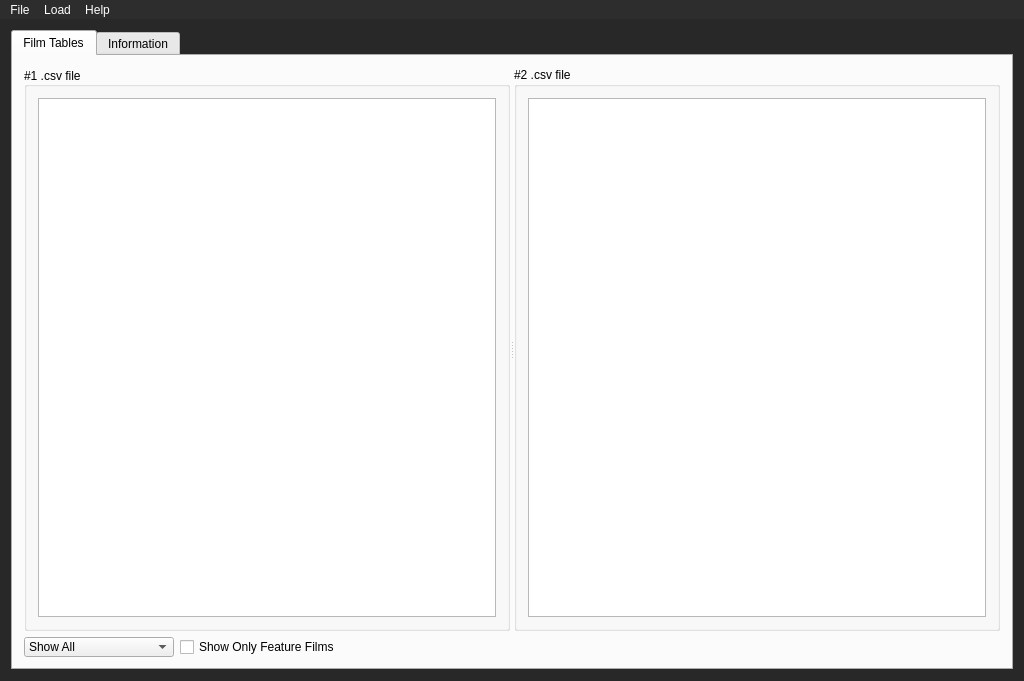
<?xml version="1.0" encoding="UTF-8"?>
<ui version="4.0">
 <class>mainwindowClass</class>
 <widget class="QMainWindow" name="mainwindowClass">
  <property name="enabled">
   <bool>true</bool>
  </property>
  <property name="geometry">
   <rect>
    <x>0</x>
    <y>0</y>
    <width>1024</width>
    <height>681</height>
   </rect>
  </property>
  <property name="sizePolicy">
   <sizepolicy hsizetype="Expanding" vsizetype="Expanding">
    <horstretch>0</horstretch>
    <verstretch>0</verstretch>
   </sizepolicy>
  </property>
  <property name="minimumSize">
   <size>
    <width>300</width>
    <height>200</height>
   </size>
  </property>
  <property name="maximumSize">
   <size>
    <width>16777215</width>
    <height>16777215</height>
   </size>
  </property>
  <property name="acceptDrops">
   <bool>true</bool>
  </property>
  <property name="windowTitle">
   <string>IMDb Comparator</string>
  </property>
  <property name="windowIcon">
   <iconset resource="mainwindow.qrc">
    <normaloff>:/icons/32x32/Resources/icon/32x32/IMDb-Comparator.ico</normaloff>:/icons/32x32/Resources/icon/32x32/IMDb-Comparator.ico</iconset>
  </property>
  <property name="styleSheet">
   <string notr="true">QMainWindow{
	background-color:#282828;
}

QMenuBar{
	background-color:#2d2d2d;
}

QMenuBar::item{
	background-color:#2d2d2d;
	color:#fff;
}

QMenuBar::item:selected{
	background: #404040;
}

QMenu{
	background-color:#1a1a1a;
	color:#fff;
	padding:0;
}

QMenu::item:selected{
	background-color:#343434;
	color:#fff;
}

QSplitter::handle{
    
}

QStatusBar{
	background-color:#2d2d2d;
	color:#fff;
}

</string>
  </property>
  <property name="tabShape">
   <enum>QTabWidget::Rounded</enum>
  </property>
  <widget class="QWidget" name="centralWidget">
   <property name="acceptDrops">
    <bool>true</bool>
   </property>
   <layout class="QHBoxLayout" name="horizontalLayout_3">
    <item>
     <layout class="QVBoxLayout" name="verticalLayout_2" stretch="3">
      <item>
       <widget class="QTabWidget" name="tabWidget">
        <property name="focusPolicy">
         <enum>Qt::TabFocus</enum>
        </property>
        <property name="tabPosition">
         <enum>QTabWidget::North</enum>
        </property>
        <property name="tabShape">
         <enum>QTabWidget::Rounded</enum>
        </property>
        <property name="currentIndex">
         <number>0</number>
        </property>
        <property name="iconSize">
         <size>
          <width>16</width>
          <height>16</height>
         </size>
        </property>
        <property name="elideMode">
         <enum>Qt::ElideNone</enum>
        </property>
        <property name="usesScrollButtons">
         <bool>true</bool>
        </property>
        <property name="documentMode">
         <bool>false</bool>
        </property>
        <property name="tabsClosable">
         <bool>false</bool>
        </property>
        <property name="movable">
         <bool>false</bool>
        </property>
        <property name="tabBarAutoHide">
         <bool>false</bool>
        </property>
        <widget class="QWidget" name="tab">
         <attribute name="title">
          <string>Film Tables</string>
         </attribute>
         <layout class="QVBoxLayout" name="verticalLayout_3" stretch="100,1">
          <item>
           <layout class="QHBoxLayout" name="horizontalLayout" stretch="0">
            <property name="spacing">
             <number>6</number>
            </property>
            <property name="topMargin">
             <number>0</number>
            </property>
            <property name="bottomMargin">
             <number>0</number>
            </property>
            <item>
             <widget class="QSplitter" name="splitter_4">
              <property name="frameShape">
               <enum>QFrame::NoFrame</enum>
              </property>
              <property name="orientation">
               <enum>Qt::Horizontal</enum>
              </property>
              <property name="opaqueResize">
               <bool>true</bool>
              </property>
              <property name="handleWidth">
               <number>4</number>
              </property>
              <property name="childrenCollapsible">
               <bool>false</bool>
              </property>
              <widget class="QGroupBox" name="groupBox_1">
               <property name="enabled">
                <bool>true</bool>
               </property>
               <property name="sizePolicy">
                <sizepolicy hsizetype="Expanding" vsizetype="Expanding">
                 <horstretch>0</horstretch>
                 <verstretch>0</verstretch>
                </sizepolicy>
               </property>
               <property name="minimumSize">
                <size>
                 <width>25</width>
                 <height>0</height>
                </size>
               </property>
               <property name="acceptDrops">
                <bool>true</bool>
               </property>
               <property name="toolTip">
                <string/>
               </property>
               <property name="statusTip">
                <string/>
               </property>
               <property name="styleSheet">
                <string notr="true"/>
               </property>
               <property name="title">
                <string>#1 .csv file</string>
               </property>
               <property name="alignment">
                <set>Qt::AlignLeading|Qt::AlignLeft|Qt::AlignVCenter</set>
               </property>
               <property name="flat">
                <bool>false</bool>
               </property>
               <property name="checkable">
                <bool>false</bool>
               </property>
               <layout class="QHBoxLayout" name="horizontalLayout_2">
                <item>
                 <widget class="QTableView" name="tableView_1">
                  <property name="sizePolicy">
                   <sizepolicy hsizetype="Expanding" vsizetype="Expanding">
                    <horstretch>0</horstretch>
                    <verstretch>0</verstretch>
                   </sizepolicy>
                  </property>
                  <property name="acceptDrops">
                   <bool>true</bool>
                  </property>
                  <property name="frameShape">
                   <enum>QFrame::StyledPanel</enum>
                  </property>
                  <property name="sizeAdjustPolicy">
                   <enum>QAbstractScrollArea::AdjustIgnored</enum>
                  </property>
                  <attribute name="horizontalHeaderCascadingSectionResizes">
                   <bool>false</bool>
                  </attribute>
                  <attribute name="verticalHeaderCascadingSectionResizes">
                   <bool>false</bool>
                  </attribute>
                 </widget>
                </item>
               </layout>
              </widget>
              <widget class="QGroupBox" name="groupBox_2">
               <property name="sizePolicy">
                <sizepolicy hsizetype="Expanding" vsizetype="Expanding">
                 <horstretch>0</horstretch>
                 <verstretch>0</verstretch>
                </sizepolicy>
               </property>
               <property name="minimumSize">
                <size>
                 <width>25</width>
                 <height>0</height>
                </size>
               </property>
               <property name="acceptDrops">
                <bool>true</bool>
               </property>
               <property name="title">
                <string>#2 .csv file</string>
               </property>
               <property name="flat">
                <bool>false</bool>
               </property>
               <layout class="QVBoxLayout" name="verticalLayout">
                <item>
                 <widget class="QTableView" name="tableView_2">
                  <property name="sizePolicy">
                   <sizepolicy hsizetype="Expanding" vsizetype="Expanding">
                    <horstretch>0</horstretch>
                    <verstretch>0</verstretch>
                   </sizepolicy>
                  </property>
                  <property name="acceptDrops">
                   <bool>true</bool>
                  </property>
                 </widget>
                </item>
               </layout>
              </widget>
             </widget>
            </item>
           </layout>
          </item>
          <item>
           <layout class="QHBoxLayout" name="horizontalLayout_4" stretch="0,0,0">
            <property name="sizeConstraint">
             <enum>QLayout::SetDefaultConstraint</enum>
            </property>
            <property name="leftMargin">
             <number>0</number>
            </property>
            <property name="topMargin">
             <number>0</number>
            </property>
            <property name="rightMargin">
             <number>0</number>
            </property>
            <property name="bottomMargin">
             <number>0</number>
            </property>
            <item>
             <widget class="QComboBox" name="comboBox">
              <property name="sizePolicy">
               <sizepolicy hsizetype="Fixed" vsizetype="Fixed">
                <horstretch>0</horstretch>
                <verstretch>0</verstretch>
               </sizepolicy>
              </property>
              <property name="minimumSize">
               <size>
                <width>100</width>
                <height>20</height>
               </size>
              </property>
              <property name="maximumSize">
               <size>
                <width>150</width>
                <height>20</height>
               </size>
              </property>
              <property name="layoutDirection">
               <enum>Qt::LeftToRight</enum>
              </property>
              <item>
               <property name="text">
                <string>Show All</string>
               </property>
              </item>
              <item>
               <property name="text">
                <string>Remove Duplicates</string>
               </property>
              </item>
              <item>
               <property name="text">
                <string>Only Show Duplicates</string>
               </property>
              </item>
             </widget>
            </item>
            <item>
             <widget class="QCheckBox" name="checkBox_featureFilms">
              <property name="sizePolicy">
               <sizepolicy hsizetype="Fixed" vsizetype="Fixed">
                <horstretch>0</horstretch>
                <verstretch>0</verstretch>
               </sizepolicy>
              </property>
              <property name="text">
               <string>Show Only Feature Films</string>
              </property>
             </widget>
            </item>
            <item>
             <spacer name="horizontalSpacer">
              <property name="orientation">
               <enum>Qt::Horizontal</enum>
              </property>
              <property name="sizeHint" stdset="0">
               <size>
                <width>40</width>
                <height>20</height>
               </size>
              </property>
             </spacer>
            </item>
           </layout>
          </item>
         </layout>
        </widget>
        <widget class="QWidget" name="tab_2">
         <attribute name="title">
          <string>Information</string>
         </attribute>
         <layout class="QHBoxLayout" name="horizontalLayout_7">
          <item>
           <layout class="QHBoxLayout" name="horizontalLayout_10">
            <item>
             <widget class="QGroupBox" name="groupBox_infoPage_1">
              <property name="title">
               <string>#1 .csv file</string>
              </property>
              <widget class="QLabel" name="label_numHrs_1">
               <property name="geometry">
                <rect>
                 <x>11</x>
                 <y>20</y>
                 <width>200</width>
                 <height>30</height>
                </rect>
               </property>
               <property name="maximumSize">
                <size>
                 <width>200</width>
                 <height>30</height>
                </size>
               </property>
               <property name="font">
                <font>
                 <family>Consolas</family>
                 <pointsize>28</pointsize>
                </font>
               </property>
               <property name="text">
                <string>NUM_HRS</string>
               </property>
              </widget>
              <widget class="QLabel" name="label_numHrs_1b">
               <property name="geometry">
                <rect>
                 <x>11</x>
                 <y>50</y>
                 <width>150</width>
                 <height>15</height>
                </rect>
               </property>
               <property name="maximumSize">
                <size>
                 <width>150</width>
                 <height>15</height>
                </size>
               </property>
               <property name="font">
                <font>
                 <family>Consolas</family>
                 <weight>50</weight>
                 <italic>true</italic>
                 <bold>false</bold>
                 <strikeout>false</strikeout>
                 <kerning>true</kerning>
                </font>
               </property>
               <property name="text">
                <string>Film hours on record</string>
               </property>
              </widget>
              <widget class="QLabel" name="label_numHrs_filter_1">
               <property name="geometry">
                <rect>
                 <x>10</x>
                 <y>70</y>
                 <width>250</width>
                 <height>30</height>
                </rect>
               </property>
               <property name="maximumSize">
                <size>
                 <width>250</width>
                 <height>30</height>
                </size>
               </property>
               <property name="font">
                <font>
                 <family>Consolas</family>
                 <pointsize>28</pointsize>
                </font>
               </property>
               <property name="text">
                <string>FILTER_NUM_HRS</string>
               </property>
              </widget>
              <widget class="QLabel" name="label_numHrs_filter_1b">
               <property name="geometry">
                <rect>
                 <x>10</x>
                 <y>100</y>
                 <width>200</width>
                 <height>15</height>
                </rect>
               </property>
               <property name="maximumSize">
                <size>
                 <width>200</width>
                 <height>15</height>
                </size>
               </property>
               <property name="font">
                <font>
                 <family>Consolas</family>
                 <weight>50</weight>
                 <italic>true</italic>
                 <bold>false</bold>
                 <strikeout>false</strikeout>
                 <kerning>true</kerning>
                </font>
               </property>
               <property name="text">
                <string>Film (Filter) hours on record</string>
               </property>
              </widget>
              <zorder>label_numHrs_1b</zorder>
              <zorder>label_numHrs_1</zorder>
              <zorder>label_numHrs_filter_1</zorder>
              <zorder>label_numHrs_filter_1b</zorder>
             </widget>
            </item>
            <item>
             <widget class="QGroupBox" name="groupBox_infoPage_2">
              <property name="title">
               <string>#2 .csv file</string>
              </property>
              <widget class="QLabel" name="label_numHrs_2">
               <property name="geometry">
                <rect>
                 <x>11</x>
                 <y>20</y>
                 <width>200</width>
                 <height>30</height>
                </rect>
               </property>
               <property name="maximumSize">
                <size>
                 <width>200</width>
                 <height>30</height>
                </size>
               </property>
               <property name="font">
                <font>
                 <family>Consolas</family>
                 <pointsize>28</pointsize>
                </font>
               </property>
               <property name="text">
                <string>NUM_HRS_2</string>
               </property>
              </widget>
              <widget class="QLabel" name="label_numHrs_2b">
               <property name="geometry">
                <rect>
                 <x>11</x>
                 <y>50</y>
                 <width>150</width>
                 <height>15</height>
                </rect>
               </property>
               <property name="maximumSize">
                <size>
                 <width>150</width>
                 <height>15</height>
                </size>
               </property>
               <property name="font">
                <font>
                 <family>Consolas</family>
                 <weight>50</weight>
                 <italic>true</italic>
                 <bold>false</bold>
                 <strikeout>false</strikeout>
                 <kerning>true</kerning>
                </font>
               </property>
               <property name="text">
                <string>Film hours on record</string>
               </property>
              </widget>
              <widget class="QLabel" name="label_numHrs_filter_2">
               <property name="geometry">
                <rect>
                 <x>10</x>
                 <y>70</y>
                 <width>250</width>
                 <height>30</height>
                </rect>
               </property>
               <property name="maximumSize">
                <size>
                 <width>250</width>
                 <height>30</height>
                </size>
               </property>
               <property name="font">
                <font>
                 <family>Consolas</family>
                 <pointsize>28</pointsize>
                </font>
               </property>
               <property name="text">
                <string>FILTER_NUM_HRS_2</string>
               </property>
              </widget>
              <widget class="QLabel" name="label_numHrs_filter_2b">
               <property name="geometry">
                <rect>
                 <x>10</x>
                 <y>100</y>
                 <width>200</width>
                 <height>15</height>
                </rect>
               </property>
               <property name="maximumSize">
                <size>
                 <width>200</width>
                 <height>15</height>
                </size>
               </property>
               <property name="font">
                <font>
                 <family>Consolas</family>
                 <weight>50</weight>
                 <italic>true</italic>
                 <bold>false</bold>
                 <strikeout>false</strikeout>
                 <kerning>true</kerning>
                </font>
               </property>
               <property name="text">
                <string>Film (Filter) hours on record</string>
               </property>
              </widget>
             </widget>
            </item>
           </layout>
          </item>
         </layout>
        </widget>
       </widget>
      </item>
     </layout>
    </item>
   </layout>
  </widget>
  <widget class="QMenuBar" name="menuBar">
   <property name="geometry">
    <rect>
     <x>0</x>
     <y>0</y>
     <width>1024</width>
     <height>21</height>
    </rect>
   </property>
   <property name="acceptDrops">
    <bool>false</bool>
   </property>
   <widget class="QMenu" name="menuFile">
    <property name="acceptDrops">
     <bool>false</bool>
    </property>
    <property name="title">
     <string>File</string>
    </property>
    <addaction name="actionExit"/>
   </widget>
   <widget class="QMenu" name="menuHelp">
    <property name="acceptDrops">
     <bool>false</bool>
    </property>
    <property name="title">
     <string>Help</string>
    </property>
    <addaction name="actionAbout"/>
    <addaction name="actionHelp"/>
   </widget>
   <widget class="QMenu" name="menuLoad">
    <property name="acceptDrops">
     <bool>false</bool>
    </property>
    <property name="title">
     <string>Load</string>
    </property>
    <addaction name="actionLoad_File_1"/>
    <addaction name="actionLoad_File_2"/>
   </widget>
   <addaction name="menuFile"/>
   <addaction name="menuLoad"/>
   <addaction name="menuHelp"/>
  </widget>
  <action name="actionExit">
   <property name="text">
    <string>Exit</string>
   </property>
  </action>
  <action name="actionAbout">
   <property name="text">
    <string>About</string>
   </property>
  </action>
  <action name="actionHelp">
   <property name="text">
    <string>Help</string>
   </property>
  </action>
  <action name="actionLoad_File_1">
   <property name="text">
    <string>Load File #1</string>
   </property>
  </action>
  <action name="actionLoad_File_2">
   <property name="text">
    <string>Load File #2</string>
   </property>
  </action>
 </widget>
 <layoutdefault spacing="6" margin="11"/>
 <resources>
  <include location="mainwindow.qrc"/>
 </resources>
 <connections/>
</ui>
